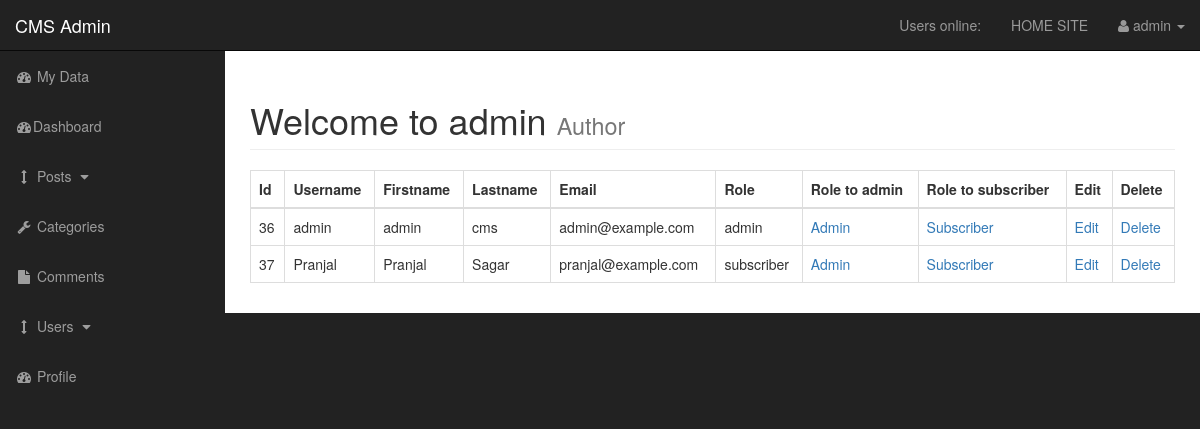
The app's page /admin/users.php (signed in) with its own data.
### tables this page shows
CREATE TABLE `users` (
  `user_id` int(3) NOT NULL,
  `username` varchar(255) NOT NULL,
  `user_password` varchar(255) NOT NULL,
  `user_firstname` varchar(255) NOT NULL,
  `user_lastname` varchar(255) NOT NULL,
  `user_email` varchar(255) NOT NULL,
  `user_image` text NOT NULL,
  `user_role` varchar(255) NOT NULL,
  `token` varchar(255) NOT NULL
);

### admin/includes/view_all_users.php (the view, shortened to what this page needs)
<table class="table table-bordered table-hover">
    <thead>
        <tr>
            <th>Id</th>
            <th>Username</th>
            <th>Firstname</th>
            <th>Lastname</th>
            <th>Email</th>
            <th>Role</th>
            <th>Role to admin</th>
            <th>Role to subscriber</th>
            <th>Edit</th>
            <th>Delete</th>
        </tr>
    </thead>
    <tbody>
        <?php
            $query = "SELECT * FROM users";
            $select_users = mysqli_query($connection, $query);
            while($row = mysqli_fetch_assoc($select_users)) {
                $user_id = $row['user_id'];
                $username = $row['username'];
                $user_firstname = $row['user_firstname'];
                $user_lastname = $row['user_lastname'];
                $user_email = $row['user_email'];
                $user_role = $row['user_role'];
                echo "<tr>";
                echo "<td>{$user_id}</td>";
                echo "<td>{$username}</td>";
                echo "<td>{$user_firstname}</td>";
                echo "<td>{$user_lastname}</td>";
                echo "<td>{$user_email}</td>";
                echo "<td>{$user_role}</td>";
                echo "<td><a href='users.php?change_to_admin={$user_id}'>Admin</a></td>";
                echo "<td><a href='users.php?change_to_user={$user_id}'>Subscriber</a></td>";
                echo "<td><a href='users.php?source=edit_user&edit_user={$user_id}'>Edit</a></td>";
                echo "<td><a href='users.php?delete={$user_id}'>Delete</a></td>";
                echo "</tr>";
            }
        ?>
    </tbody>
</table>

### admin/css/sb-admin.css (style rules this page uses)
body { margin-top: 100px; background-color: #222; }
@media (min-width: 768px) { body { margin-top: 50px; } }

### records on screen
users: user_id "36", username "admin", user_firstname "admin", user_lastname "cms", user_email "admin@example.com", user_role "admin"
users: user_id "37", username "Pranjal", user_firstname "Pranjal", user_lastname "Sagar", user_email "pranjal@example.com", user_role "subscriber"

### other values on screen
$_SESSION['username'] "admin"
